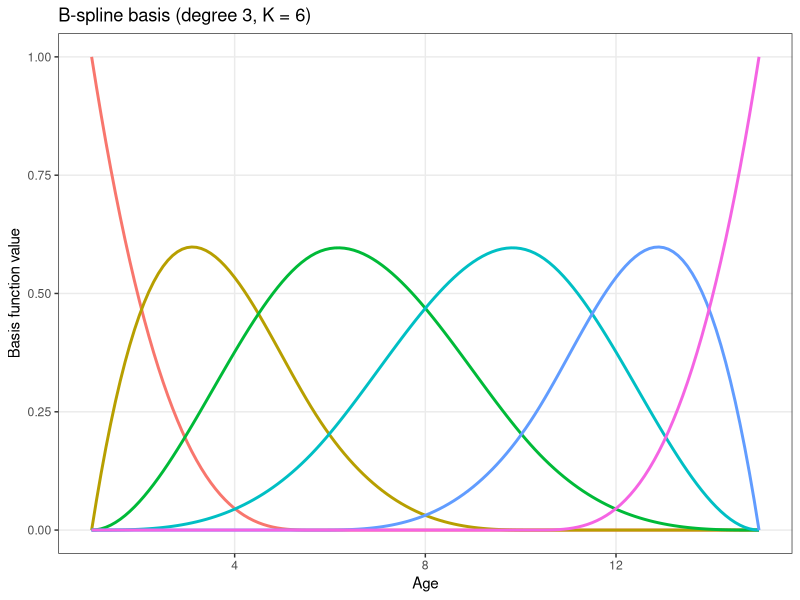
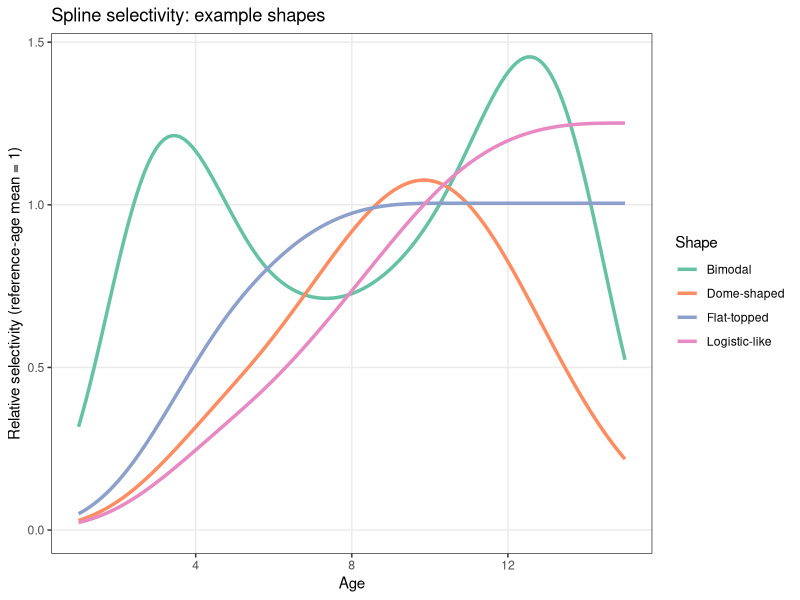

The R source for these figures, in order:
## ---- chunk 1
library(ggplot2)
library(dplyr)
library(splines)

ages <- seq(1, 15, by = 0.1)
## ---- chunk 2
#| label: fig-spline-basis
#| fig-cap: "B-spline basis functions for selectivity modeling (K = 6 knots)."
K <- 6
B <- bs(ages, df = K, degree = 3, intercept = TRUE)
basis_df <- as.data.frame(B) %>%
  mutate(age = ages) %>%
  tidyr::pivot_longer(-age, names_to = "basis", values_to = "value")

ggplot(basis_df, aes(x = age, y = value, color = basis)) +
  geom_line(linewidth = 1) +
  labs(x = "Age", y = "Basis function value",
       title = "B-spline basis (degree 3, K = 6)") +
  theme_bw(base_size = 11) +
  theme(legend.position = "none", panel.grid.minor = element_blank())
## ---- chunk 3
#| label: fig-spline-examples
#| fig-cap: "Example spline selectivity curves with different coefficient vectors."
ref_age_min <- 8
ref_age_max <- 12

spline_sel <- function(age, beta, B) {
  log_sel <- as.numeric(B %*% beta)
  sel_raw <- exp(log_sel)
  ref_idx <- age >= ref_age_min & age <= ref_age_max
  sel <- sel_raw / mean(sel_raw[ref_idx])
  as.numeric(sel)
}

B_mat <- bs(ages, df = K, degree = 3, intercept = TRUE)

examples <- tibble(
  name = c("Logistic-like", "Dome-shaped", "Bimodal", "Flat-topped"),
  beta = list(
    c(-3, -1, 0, 1, 1, 1),
    c(-3, -1, 0, 1, 0, -1),
    c(-1, 1, -0.5, 0, 1, -0.5),
    c(-3, -1, 0, 0, 0, 0)
  )
)

curve_data <- examples %>%
  rowwise() %>%
  do({
    ex <- .
    tibble(
      name = ex$name,
      age = ages,
      selectivity = spline_sel(ages, ex$beta, B_mat)
    )
  }) %>%
  ungroup()

ggplot(curve_data, aes(x = age, y = selectivity, color = name)) +
  geom_line(linewidth = 1.2) +
  scale_y_continuous(limits = c(0, NA)) +
  scale_color_brewer(palette = "Set2", name = "Shape") +
  labs(x = "Age", y = "Relative selectivity (reference-age mean = 1)",
       title = "Spline selectivity: example shapes") +
  theme_bw(base_size = 11) +
  theme(panel.grid.minor = element_blank())
